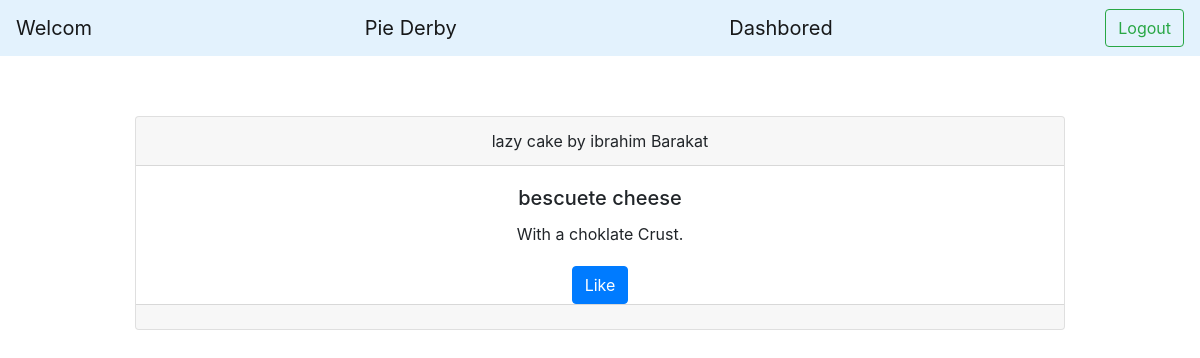
The page /vote/4 (signed in) on the database its author committed.
### my_app/models.py (models this page shows)
class PyPie(models.Model):
    name=models.CharField(max_length=255)
    filling=models.TextField()
    crust=models.TextField()
    created_at=models.DateTimeField(auto_now_add=True)
    updated_at=models.DateTimeField(auto_now=True)
    user=models.ForeignKey(User, related_name='my_pies',on_delete=models.CASCADE)
    votes= models.ManyToManyField(User, related_name="liked_pies")
    objects=PyPieManager()

class User (models.Model):
    first_name=models.CharField(max_length=45)
    last_name=models.CharField(max_length=45)
    email=models.CharField(max_length=45)
    password=models.CharField(max_length=255)
    created_at=models.DateTimeField(auto_now_add=True)
    updated_at=models.DateTimeField(auto_now=True)
    objects=UserManager()

### my_app/views.py (the view)
# urls.py: path('vote/<int:id>', views.vote),
def vote(request,id):
    context={
        "pie":get_pie(id),
        "user":get_user(request.session['current_user_id']),
        "liked_pies":get_liked_pies(request.session['current_user_id'])
    }
    return render(request,'vote.html',context)

### my_app/models.py (called while the page is built)
def get_pie(id):
    pie= PyPie.objects.get(id=id)
    return pie

def get_user(id):
    user= User.objects.get(id=id)
    return User

def get_liked_pies(user_id):
    user=User.objects.get(id=user_id)
    return user.liked_pies.all()

### my_app/templates/vote.html (shortened to what this page needs)
<!DOCTYPE html>
<html lang="en">
<head>
    <link rel="stylesheet" href="https://cdn.jsdelivr.net/npm/bootstrap@4.0.0/dist/css/bootstrap.min.css"
>
</head>
<body>
    <nav class="navbar navbar-light" style="background-color: #e3f2fd;">
        <a class="navbar-brand" href="/my_pies">Welcom {{user.first_name}} {{user.last_name}}</a>
        <a class="navbar-brand" href="/derby">Pie Derby</a>
        <a class="navbar-brand" href="/my_pies">Dashbored</a>
        <a href="/logout"><button class="btn btn-outline-success my-2 my-sm-0">Logout</button></a>
    </nav>
    <div class="container">
        <div class="card text-center">
            <div class="card-header">
                {{pie.name}} by {{pie.user.first_name}} {{pie.user.last_name}}
            </div>
            <div class="card-body">
                <h5 class="card-title">{{pie.filling}}</h5>
                <p class="card-text">With a {{pie.crust}} Crust.</p>
            </div>
            {%if pie in liked_pies%}
            <form action="/dis_like" method="post">
                {%csrf_token%}
                <input type="hidden" name="pie_id" value="{{pie.id}}">
                <button type="submit" class="btn btn-primary">disLike</button>
            </form>
            {%else%}
            <form action="/do_like" method="post">
                <button type="submit" class="btn btn-primary">Like</button>
            </form>
            {%endif%}
            <div class="card-footer text-muted">
            </div>
        </div>
    </div>
</body>
</html>

### my_app/templates/vote.html (style rules this page uses)
.container { width: 80%; margin-top: 5%; }

### rows shown on the page
PyPie: name "lazy cake", user.first_name "ibrahim", user.last_name "Barakat", filling "bescuete cheese", crust "choklate"
